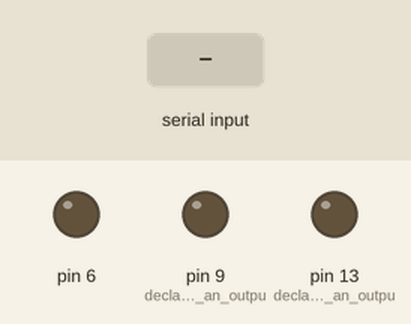
The sketch below on a simulated Arduino Uno, built with avr-gcc and run on an emulated ATmega328P. Parts: output pins drawn as LEDs (lit = HIGH). The inputs (shaded band) are chosen by the test bench.

Above: at 1.2 s.
1.3 s: "light on" received over the second serial link
At 1.6 s:
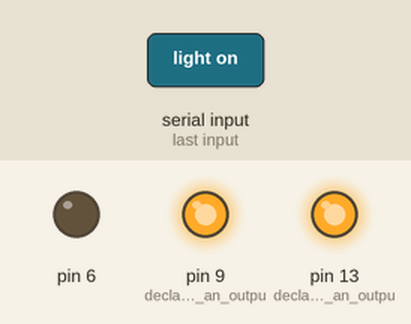
2.8 s: "1" received over the second serial link
At 3.8 s:
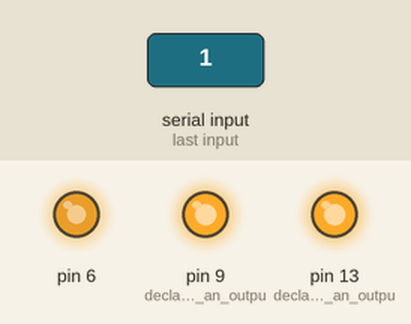
4.3 s: "light off" received over the second serial link
At 5.5 s:
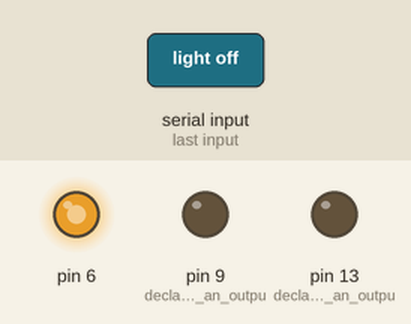
Timing chart, 0 to 7.3 s (numbered marks = the images above; inputs shaded):
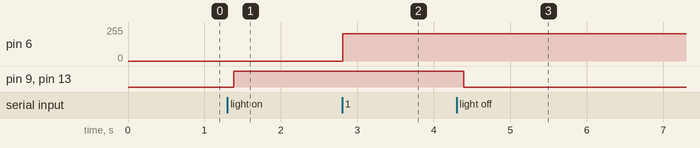

Measured:
- after the input at 1.3 s, pin 9 (declaring_pin_as_an_outpu), pin 13 (declaring_pin_as_an_outpu): LOW → HIGH after 0.08 s
- after the input at 2.8 s, pin 6: 0/255 → 206/255 at once
- after the input at 4.3 s, pin 9 (declaring_pin_as_an_outpu), pin 13 (declaring_pin_as_an_outpu): HIGH → LOW after 0.09 s

The sketch:

SmartHome.ino
```cpp
// (licence header left out)
#include<dht.h>
#include<SoftwareSerial.h>       // library for emulating serial communication protocol on non-dedicated digital pins..

dht DHT;
String str;                      // string for storing data coming from android..
int intensity;
int dataPin = 10;
SoftwareSerial BT(11, 12);       // soft RX, TX..

void setup() {
  BT.begin(38400);                // beginning software serial communication..
  Serial.begin(9600);
  pinMode(6, OUTPUT);
  pinMode(9, OUTPUT);            // declaring pin as an output pin..
  pinMode(13, OUTPUT);           // declaring pin as an output pin..
  pinMode(dataPin, INPUT);
}

void loop() {
  while(BT.available()) {        // checking whether data is available over software serial..
    delay(10);                   // delay for making things stable..
    char c = intensity = BT.read();
    str += c;                    // characters are being put together to form words..
  }

  if(str.length() > 0) {
    if(intensity == 102 || intensity == 110 || intensity == 114 || intensity == 118)
    {
      // do nothing
    }
    else
    {
      analogWrite(6, map(intensity, 0, 255, 255, 0));
    }
    if(str == "light on") {
      digitalWrite(9, HIGH);     // pulling pin high..
      digitalWrite(13, HIGH);    // pulling pin high..
    }
    else if(str == "light off") {
      digitalWrite(9, LOW);      // pulling pin low..
      digitalWrite(13, LOW);     // pulling pin low..
    }
    else if(str == "weather") {
      int readData = DHT.read11(dataPin);
      int temp = DHT.temperature;
      int hum = DHT.humidity;
      BT.print("Temperature: ");
      BT.print(temp);
      BT.print(" °C");
      BT.print(" Humidity: ");
      BT.print(hum);
      BT.println("%");
    }

    str = "";                    // resetting the string variable for storing new data..
  }
}
```
